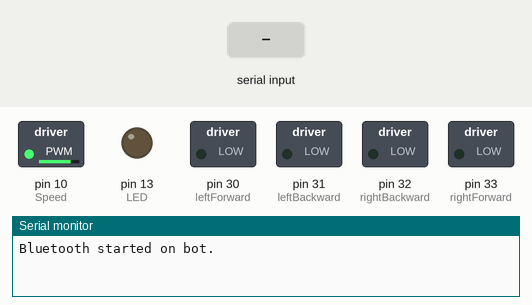
Simulated run of this sketch. Board: Arduino Mega 2560, built with avr-gcc and run on an emulated ATmega2560. Parts: switched loads named in the sketch (green lamp = pin HIGH), output pins drawn as LEDs (lit = HIGH), the last lines printed to the serial monitor. The inputs (shaded band) are chosen by the test bench.

Above: at 1.2 s.
1.3 s: "1" received over Serial
At 2.2 s:
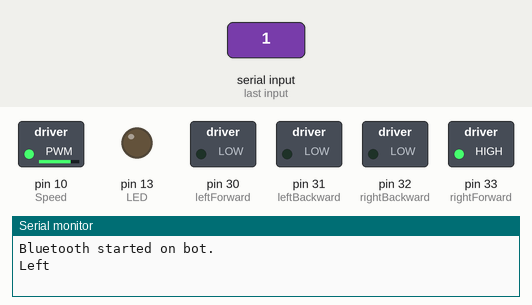
2.8 s: "2" received over Serial
At 3.3 s:
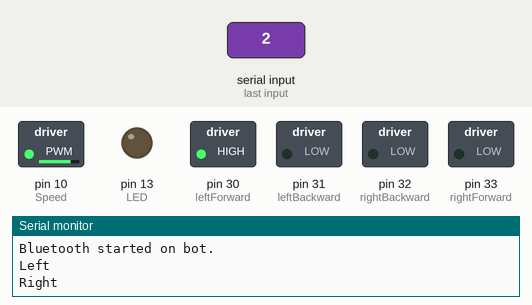
4.3 s: "3" received over Serial
At 5.5 s:
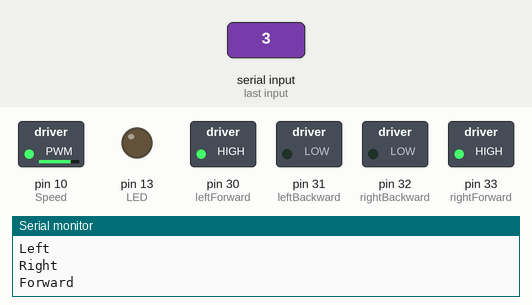
5.8 s: "4" received over Serial
At 6.8 s:
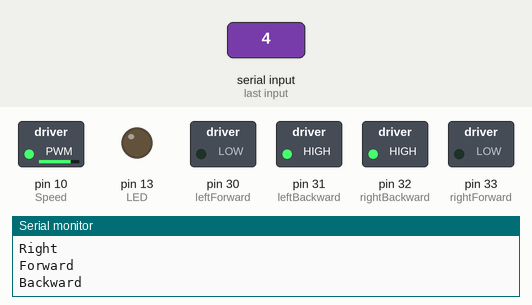
Timing chart, 0 to 8.3 s (numbered marks = the images above; inputs shaded):
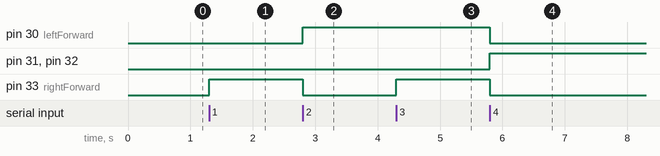

The sketch:

Arduino_Source_Code.ino
```cpp
/*
 * Pin definition
 * Pin 30 and 31 for left motor
 * Pin 32 and 33 for right motor
 * Pin 10 for PWM to control the motor speed
 * LED pin is 13 to indicate system status
 */
#define LED 13
#define Speed 10
#define leftForward 30
#define leftBackward 31
#define rightForward 33
#define rightBackward 32
#define RX 0
#define TX 1

/*
 * Variable definition
 */
char data;//for bluetooth data

/*
 * Setup code
 *
 */
void setup() {
  pinMode(LED, OUTPUT);
  pinMode(Speed, OUTPUT);
  pinMode(leftForward, OUTPUT);
  pinMode(leftBackward, OUTPUT);
  pinMode(rightForward, OUTPUT);
  pinMode(rightBackward, OUTPUT);
  analogWrite(Speed, 200); // speed of DC motor
  Serial.begin(38400);
  Serial.println("Bluetooth started on bot.");
}

/*
 * Function to move bot in FORWARD motion
 */
void leftMotorForward(){
  digitalWrite(leftForward, HIGH);
  digitalWrite(leftBackward, LOW);
}
void rightMotorForward(){
  digitalWrite(rightForward, HIGH);
  digitalWrite(rightBackward, LOW);
}

/*
 * Function to move bot in Backward motion
 */
void leftMotorBackward(){
  digitalWrite(leftForward, LOW);
  digitalWrite(leftBackward, HIGH);
}
void rightMotorBackward(){
  digitalWrite(rightForward, LOW);
  digitalWrite(rightBackward, HIGH);
}

/*
 * to Stop the bot
 */
void stopBot(){
  digitalWrite(rightForward, LOW);
  digitalWrite(rightBackward, LOW);
  digitalWrite(leftForward, LOW);
  digitalWrite(leftBackward, LOW);
}

/*
 * to move left
 */
void moveLeft(){
  digitalWrite(leftForward, LOW);
  digitalWrite(leftBackward, LOW);
  digitalWrite(rightBackward,LOW);
  digitalWrite(rightForward, HIGH);
}

/*
 * to move right
 */
void moveRight(){
  digitalWrite(leftBackward, LOW);
  digitalWrite(rightBackward,LOW);
  digitalWrite(rightForward, LOW);
  digitalWrite(leftForward, HIGH);
}

void loop() {
  if(Serial.available() > 0){
    data = Serial.read(); // Reads the character data from the serial port
    switch(data){
      //to move left
      case '1': moveLeft();
                Serial.println("Left");
                break;
      //to move right
      case '2': moveRight();
                Serial.println("Right");
                break;
      //to move forward
      case '3': leftMotorForward();
                rightMotorForward();
                Serial.println("Forward");
                break;
      //to move backward
      case '4': leftMotorBackward();
                rightMotorBackward();
                Serial.println("Backward");
                break;
      //to stop bot movement
      case '5': stopBot();
                Serial.println("Stop");
                break;
      default:  Serial.print("Incorrect data:- ");
                Serial.println(data);
                break;
    }
  }
}
```

Measured:
- after the input at 1.3 s, pin 33 (rightForward): LOW → HIGH at once
- after the input at 2.8 s, pin 30 (leftForward): LOW → HIGH at once; pin 33 (rightForward): HIGH → LOW at once
- after the input at 4.3 s, pin 33 (rightForward): LOW → HIGH at once
- after the input at 5.8 s, pin 30 (leftForward), pin 33 (rightForward): HIGH → LOW at once; pin 31 (leftBackward), pin 32 (rightBackward): LOW → HIGH at once
